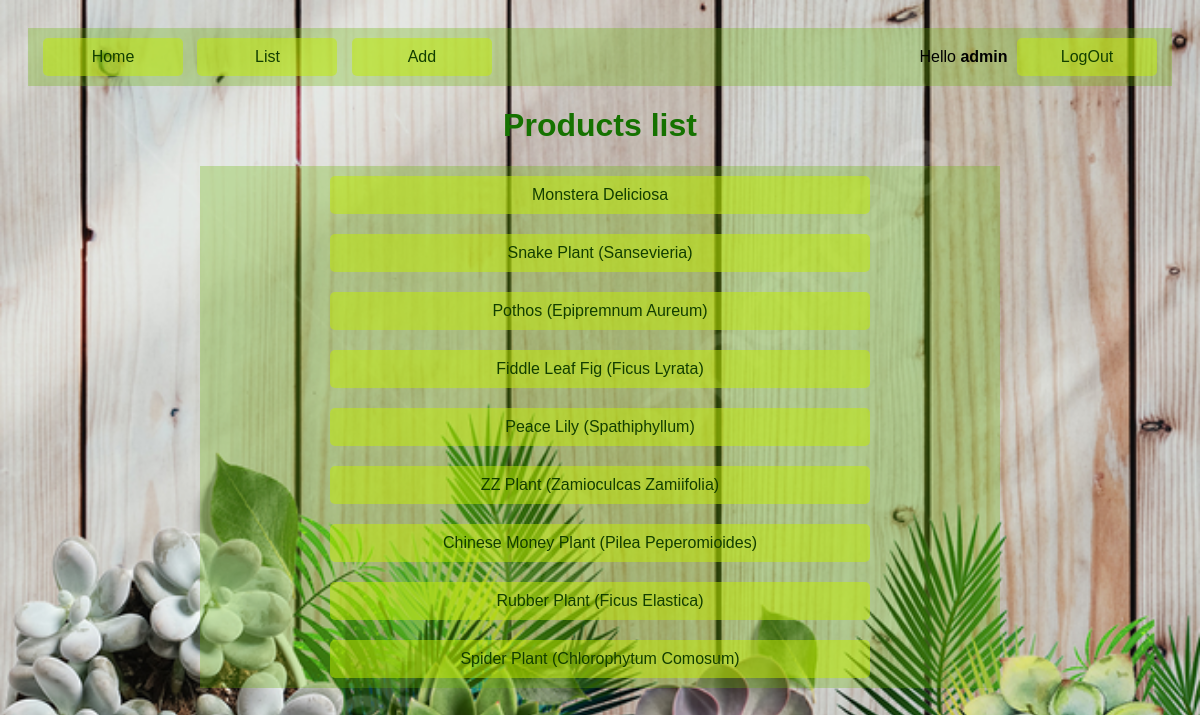
The page /store/ (signed in) on the database its author committed.
### store/models.py (models this page shows, shortened)
class Plant(models.Model):
    title = models.CharField(max_length=100)
    description = models.TextField()
    price = models.DecimalField(max_digits=6, decimal_places=2)

### store/views.py (the view)
# urls.py: path('', PlantsListView.as_view(), name='plant-list'),
class PlantsListView(AuthenticatedUserMixin, ListView):
    model = Plant
    template_name = 'store/plants_list.html'
    context_object_name = 'plants'

### store/mixin.py (called while the page is built)
    def dispatch(self, request, *args, **kwargs):
        if not request.user.is_authenticated:
            return redirect('login')  # Redirect to your login URL
        return super().dispatch(request, *args, **kwargs)

### store/templates/store/plants_list.html
{% extends 'base.html' %}
{% block content %}
<h1 class='title'>Products list</h1>
<div class='page-bk center'>
    {% for plant in plants %}
        <a href="{% url 'plant-detail' plant.id %}" class='title-button'>{{ plant.title }}</a>
    {% endfor %}
</div>
{% endblock %}

### templates/base.html
{% load static %}
<link rel="stylesheet" type="text/css" href="{% static 'css/styles.css' %}">
<nav class="navbar">
  <div class="align-left">
    {% if user.is_authenticated %}
      <a class="navbar-button" href="{% url 'home' %}">Home</a>
      <a class="navbar-button" href="{% url 'plant-list' %}">List</a>
      {% if user.is_staff %}
        <a class="navbar-button" href="{% url 'plant-create' %}">Add</a>
      {% endif %}
    {% endif %}
  </div>
  {% if user.is_authenticated %}
    <div class="align-right">
      <a>Hello <strong>{{ user.username }}</strong></a>
      <a class="navbar-button" href="{% url 'logout' %}">LogOut</a>
    </div>
  {% else %}
    <div class="align-right">
      <a class="navbar-button" href="{% url 'login' %}">Log In</a>
      <a class="navbar-button" href="{% url 'signup' %}">Sign Up</a>
    </div>
  {% endif %}
</nav>
{% block content %}
{% endblock  %}

### static/css/styles.css (style rules this page uses)
.navbar { background-color: rgba(104, 179, 0, 0.3); display: flex; justify-content: space-between; align-items: center; padding: 10px; }
.navbar-button { display: inline-block; padding: 10px 20px; margin: 0 5px; background-color: rgba(194, 237, 0, 0.5); color: rgb(18, 62, 0); border: none; border-radius: 5px; cursor: pointer; text-decoration: none; width: 100px; text-align: center; }
.align-left { margin-left: 50 px; }
.align-right { margin-right: 50 px; }
.title { text-align: center; color: rgb(21, 114, 0); }
.center { text-align: center; }
.page-bk { background-color: rgba(104, 179, 0, 0.3); width: 800px; justify-content: space-between; align-items: center; margin: auto; }
.title-button { display: inline-block; padding: 10px 20px; margin: 10px; background-color: rgba(194, 237, 0, 0.5); color: rgb(18, 62, 0); border: none; border-radius: 5px; cursor: pointer; text-decoration: none; width: 500px; text-align: center; }

### rows shown on the page
Plant: title "Monstera Deliciosa"
Plant: title "Snake Plant (Sansevieria)"
Plant: title "Pothos (Epipremnum Aureum)"
Plant: title "Fiddle Leaf Fig (Ficus Lyrata)"
Plant: title "Peace Lily (Spathiphyllum)"
Plant: title "ZZ Plant (Zamioculcas Zamiifolia)"
Plant: title "Chinese Money Plant (Pilea Peperomioides)"
Plant: title "Rubber Plant (Ficus Elastica)"
Plant: title "Spider Plant (Chlorophytum Comosum)"

### other values the page prints
{{ user.username }} "admin"
